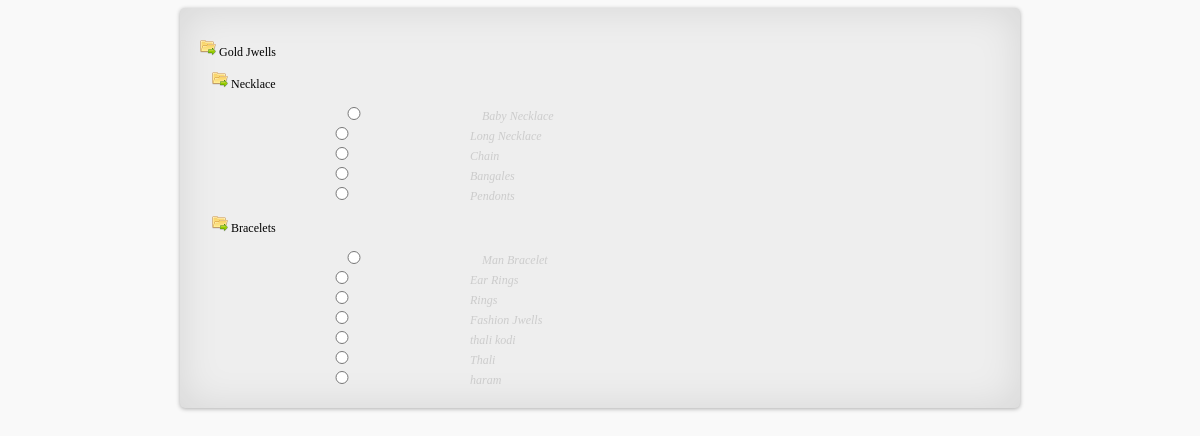
/getProType.php, run on the app's committed database.
### tables this page shows
CREATE TABLE IF NOT EXISTS `tree_struct` (
  `id` int(10) unsigned NOT NULL AUTO_INCREMENT,
  `lft` int(10) unsigned NOT NULL,
  `rgt` int(10) unsigned NOT NULL,
  `lvl` int(10) unsigned NOT NULL,
  `pid` int(10) unsigned NOT NULL,
  `pos` int(10) unsigned NOT NULL,
  PRIMARY KEY (`id`)
);

### funcs/db/db.php (called while the page is built, shortened)
<?php
function getDBConnection(){
	$db_name='jewellery_db';
	$db_user='jewellery_db';
	$db_pass='jewellery_db';
	$conn=mysqli_connect('localhost',$db_user, $db_pass, $db_name) or die("error occured on getConnection " . mysqli_error($conn));
	return $conn;
}
function getFetchArray($sql){
	$conn=getDBConnection();
	$result= mysqli_query($conn, $sql) or die ("Er:getFetchArray ".mysqli_error()." sql - ".$sql);
	$rows=null;
	while ($row=mysqli_fetch_array($result, MYSQLI_BOTH)){
		$rows[] = $row;
	}
	return $rows;
}
?>

### getProType.php (the view, shortened to what this page needs)
<?php
if(isset($_POST['submit'])){
}else{
?>
<!DOCTYPE html><html lang='en-US'>
<head>
	<link rel='stylesheet' href='css/style.css'>
</head>
<body>
<div id='container'>
	<?php construct();?>
</div>
</body>
</html>
<?php
}
?>
<?php
function construct(){
	require_once 'funcs/db/db.php';
	$level=0;$pos=0;$pid=0;
	executeBasedOnLevel($level,$pid);
}
function executeBasedOnLevel($level,$pid){
	$del=getDelimitter($level);
	$sql="select t.id,(select nm from tree_data where id =t.id )node_name from tree_struct t where t.lvl=".$level." and t.pid=".$pid."";
	$rows1=getFetchArray($sql);
	if(count($rows1) != 0){
		foreach ($rows1 as $row1){
			if(hasChild($row1['id'])){
				$proName=$row1['node_name'];
				$proId=$row1['id'];
				echo $del.'<input id="radio1" type="radio" name="pro" value="'.$proId.'"><label for="radio1"><span><span></span></span>'.$proName.'</label><br>';
			}else{
				echo '<p>'.$del.'<img src="img/icon/folder_icon.png" /> '.$row1['node_name'].'</p>';
			}
			$pid = $row1['id'];
			executeBasedOnLevel($level+1,$pid);
		}
	}
}
function hasChild($pid){
	$sql="select 1 from tree_struct t where t.pid=".$pid."";
	$rows1=getFetchArray($sql);
	if(count($rows1) == 0){
		return true;
	}
	return false;
}
function getDelimitter($level){
	$del="&nbsp;&nbsp;&nbsp;&nbsp;";
	$result=null;
	for ($i=0;$i<$level;$i++){
		$result=$result.$del;
	}
	return $result;
}
?>

### css/style.css (style rules this page uses)
* { font-size:12px; font-family:verdana; }
body { background-color:#F9F9F9; }
input,textarea { padding:7px; font-size:14px !important; width:250px; }
#container { margin:0px auto; width:800px; background-color:#eee; padding:20px; border-radius: 5px; clear: both; -webkit-border-radius: 5px; -moz-border-radius: 5px; border-radius: 5px; -webkit-box-shadow:0 1px 4px rgba(0, 0, 0, 0.3), 0 0 40px rgba(0, 0, 0, 0.1) inset; -moz-box-shadow:0 1px 4px rgba(0, 0, 0, 0.3), 0 0 40px rgba(0, 0, 0, 0.1) inset; box-shadow:0 1px 4px rgba(0, 0, 0, 0.3), 0 0 40px rgba(0, 0, 0, 0.1) inset; }

### getProType.php (style rules this page uses)
input[type=radio] + label { color: #ccc; font-style: italic; }

### data on the page
tree_struct: node_name "Gold Jwells"
tree_struct: node_name "Necklace"
tree_struct: proName "Baby Necklace"
tree_struct: proName "Long Necklace"
tree_struct: proName "Chain"
tree_struct: proName "Bangales"
tree_struct: proName "Pendonts"
tree_struct: node_name "Bracelets"
tree_struct: proName "Man Bracelet"
tree_struct: proName "Ear Rings"
tree_struct: proName "Rings"
tree_struct: proName "Fashion Jwells"
tree_struct: proName "thali kodi"
tree_struct: proName "Thali"
tree_struct: proName "haram"
